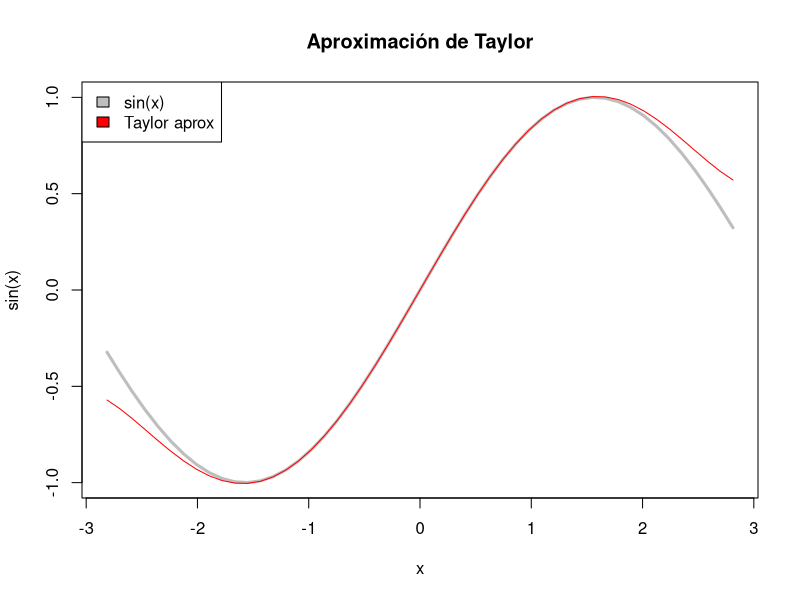

Here is the R script that generated this plot:
library(pracma)
f <- function(x) sin(x)
p <- taylor(f, 0 , 5)#Al hallar los valores del polinomio, la funcion retorna un valor Double
                     #Por esta razón ya tiene aproximacion doble
x <- seq(-2.8125,2.8125, length=50)#50 valores son necesarios
yf <- f(x)
yp <- polyval(p, x)#Evalua el polinomio para todos los puntos
plot(x, yf, main= "Aproximación de Taylor", ylab="sin(x)", type = "l", col = "gray", lwd = 3)
lines(x, yp, col = "red")
legend("topleft",c("sin(x)","Taylor aprox"),fill=c("gray","red"))

#Error absoluto
ef <- f(2.8125)
ep <- polyval(p,2.8125)
errorR=((ep-ef)/ep)*100
print(paste("Error Relativo: ",errorR,"%"))